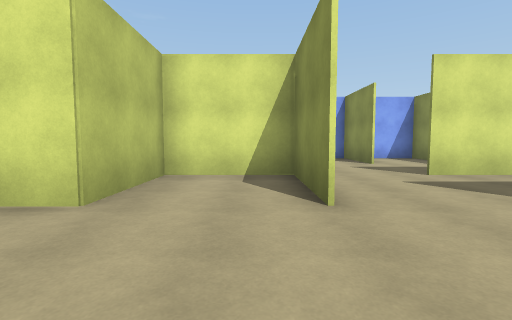
View 1 (above)

24 first-person views from a walk through a Unity game level. The camera is 1.3 m above the floor, tilts 4° down and sees 85° across. The floor is counted in squares, 2 m on a side. Each view is taken from the middle of a square. On the plan, view 1 faces up. The plan holds only what a view shows up to about 9 squares ahead; the rest is blank. The place goes on beyond the plan. The player character is not drawn.

View 2
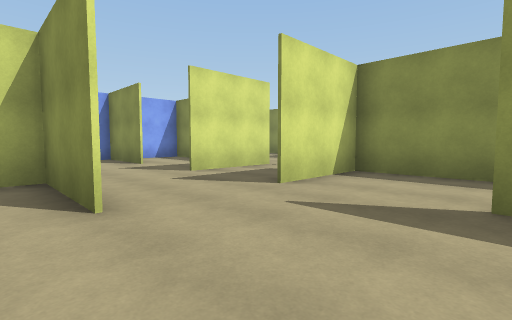

View 3
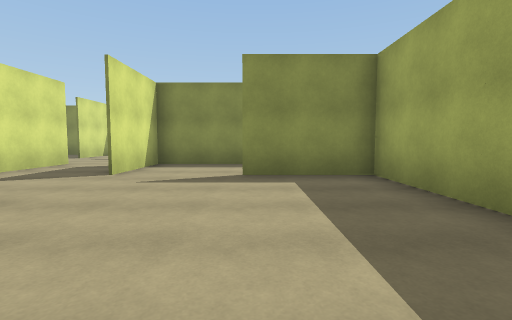

View 4
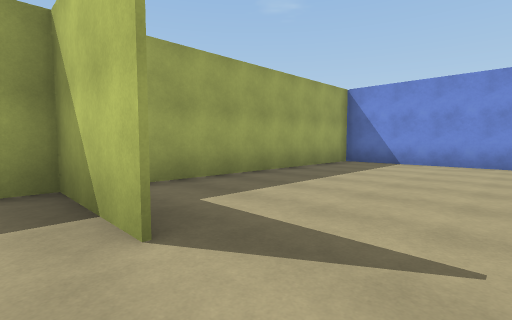

View 5
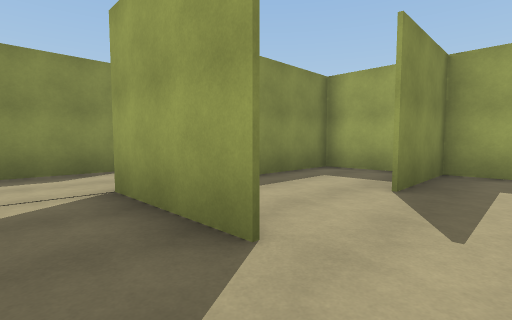

View 6
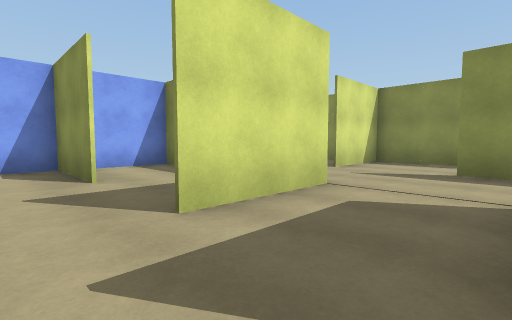

View 7
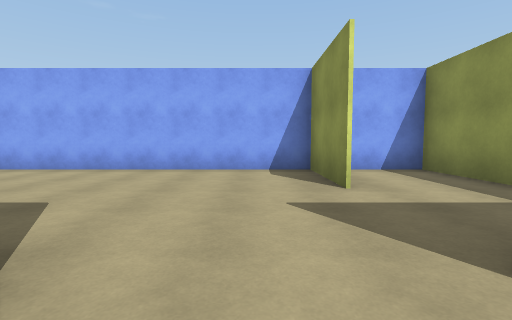

View 8
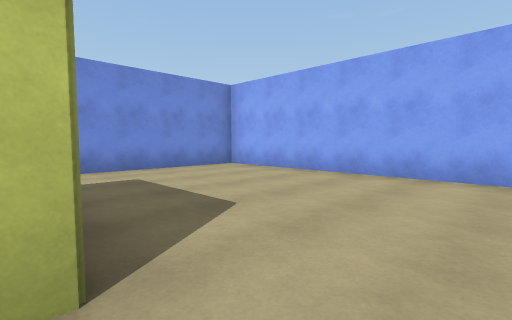

View 9
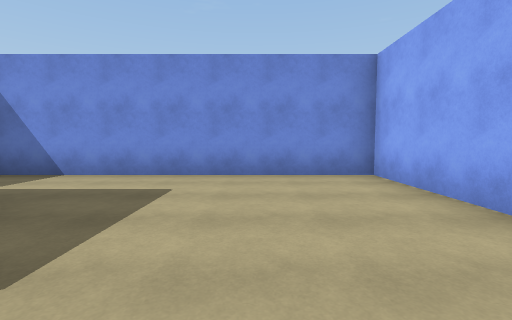

View 10
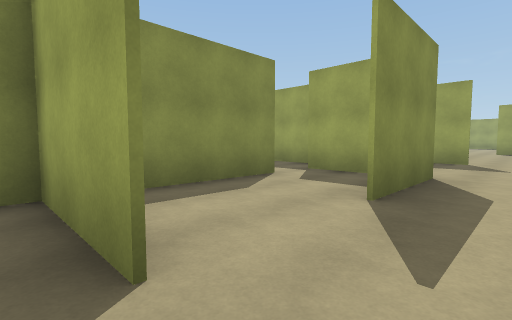

View 11
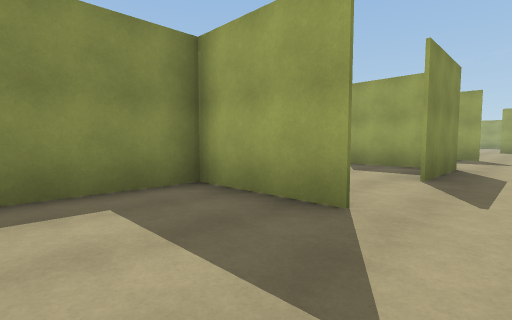

View 12
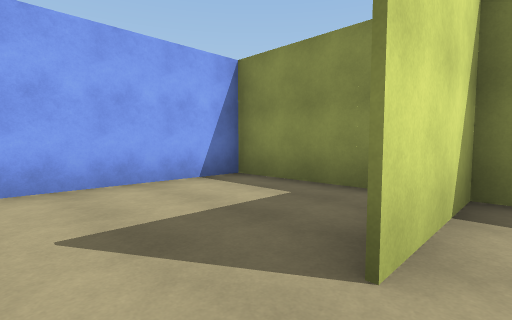

View 13
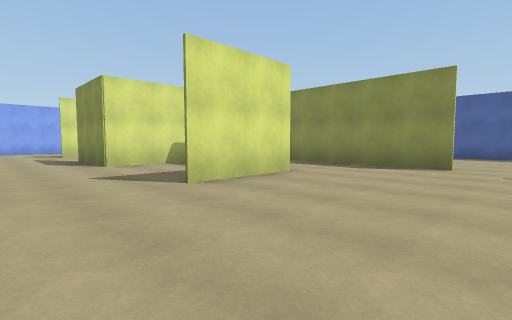

View 14
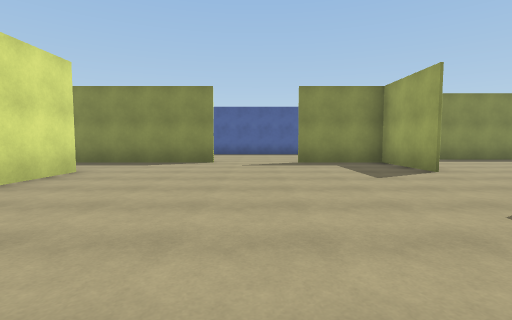

View 15
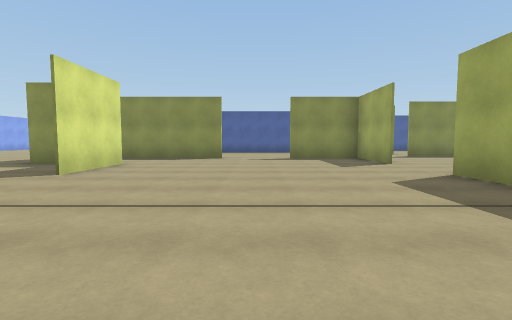

View 16
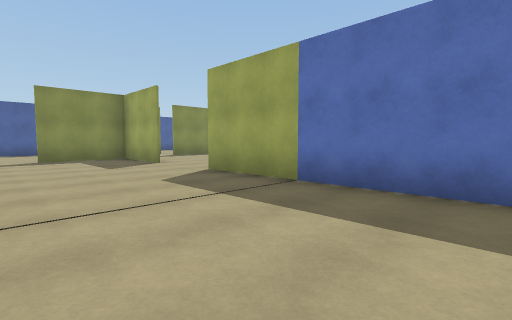

View 17
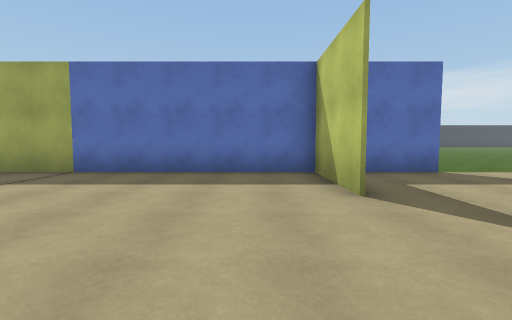

View 18
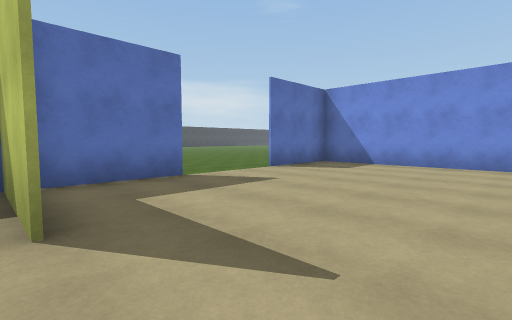

View 19
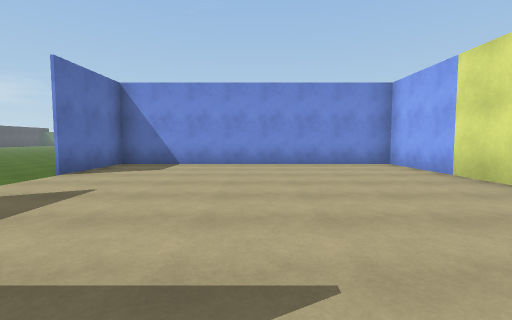

View 20
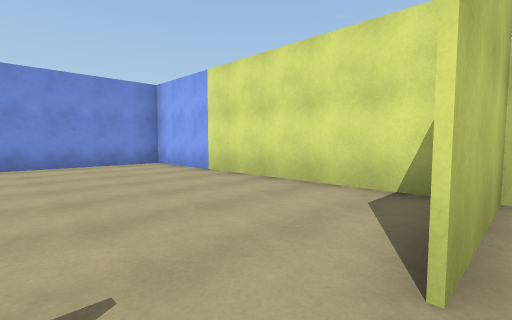

View 21
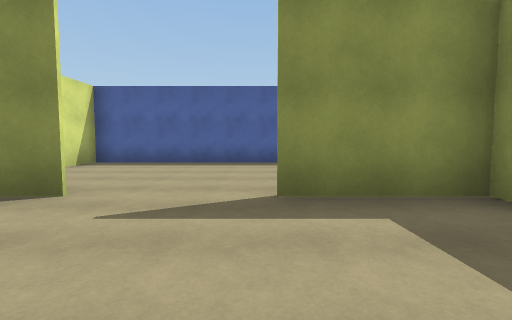

View 22
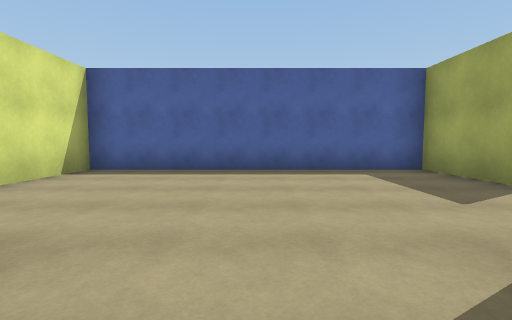

View 23
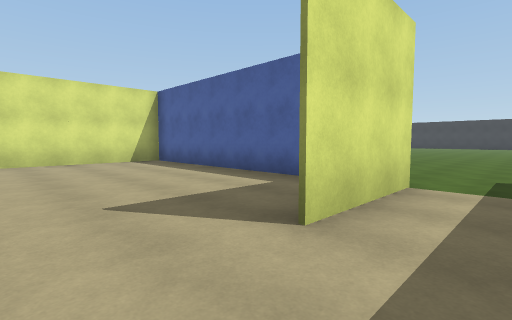

View 24
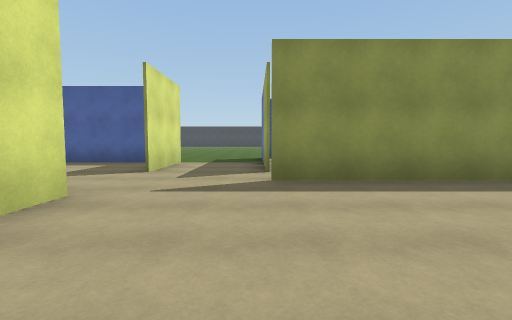

### Floor plan
Ten units are one square. View 1 is at (0, 0); x grows to the right and y downward. Boxes are objects, and circles mark ways between rooms. Rooms are numbered by the first view taken in them; rooms with no view inside come last. Other rooms are left out.
<svg viewBox="-72 -107 267 257">
<path fill="none" stroke="#000" d="M7 -26 7 -52 -17 -52 -17 -27 -26 -27M33 -4 33 22M32 22 32 -2M-42 -18 -42 22 57 22 57 -27 32 -27M59 -52 32 -52M32 -28 58 -28M82 -15 82 -40M32 -76 32 -102M57 -80 57 -102M60 -102 -42 -102 -42 -31M81 -65 108 -65M107 -70 107 -102 60 -102M108 -65 82 -65M107 -28 107 -70M89 -15 108 -15M8 71 8 97 82 97M-19 97 5 97M8 22 8 48M2 23 -67 23 -67 97 -42 97M108 97 132 97 132 72M108 23 82 23M132 49 132 4M160 97 182 97 182 23 142 23M132 98 124 98M145 145 145 122M159 122 186 122M184 98 158 98M81 22 91 22M107 5 107 -4M105 -15 82 -15"/>
<circle cx="25" cy="-30" r="3" fill="#2a7"/>
<circle cx="25" cy="-50" r="3" fill="#2a7"/>
<circle cx="70" cy="-50" r="3" fill="#2a7"/>
<circle cx="70" cy="-25" r="3" fill="#2a7"/>
<circle cx="75" cy="-70" r="3" fill="#2a7"/>
<circle cx="145" cy="100" r="3" fill="#2a7"/>
<circle cx="95" cy="100" r="3" fill="#2a7"/>
<circle cx="75" cy="20" r="3" fill="#2a7"/>
<text x="10" y="-10">1</text>
<text x="50" y="-40">2</text>
<text x="10" y="-70">3</text>
<text x="80" y="-80">4</text>
<text x="90" y="-50">5</text>
<text x="40" y="80">6</text>
<text x="110" y="120">7</text>
<text x="80" y="0">8</text>
</svg>
Room 1 opens to room 2. Room 2 opens to room 3. Room 2 opens to room 5. Room 2 opens to room 8. Room 4 opens to room 5. Room 6 opens to room 7. Room 6 opens to room 8.

Where each view was taken, in squares from view 1:
view 1: 0 up, 0 right, facing up
view 2: 0 up, 0 right, facing up-right
view 3: 0 up, 2 left, facing right
view 4: 2 up, 4 right, facing down-left
view 5: 4 up, 2 right, facing down-right
view 6: 3 up, 2 right, facing up-right
view 7: 4 up, 2 right, facing up
view 8: 5 up, 2 right, facing up-left
view 9: 8 up, 1 right, facing left
view 10: 7 up, 7 right, facing down-right
view 11: 9 up, 7 right, facing down-right
view 12: 6 up, 7 right, facing up-right
view 13: 6 down, 6 right, facing up-right
view 14: 6 down, 5 right, facing right
view 15: 6 down, 3 right, facing right
view 16: 6 down, 3 right, facing down-right
view 17: 4 down, 2 right, facing down
view 18: 5 down, 1 right, facing down-left
view 19: 6 down, 1 right, facing left
view 20: 6 down, 1 right, facing up-left
view 21: 7 down, 10 right, facing right
view 22: 6 down, 12 right, facing right
view 23: 11 down, 14 right, facing up-right
view 24: 12 down, 10 right, facing right
